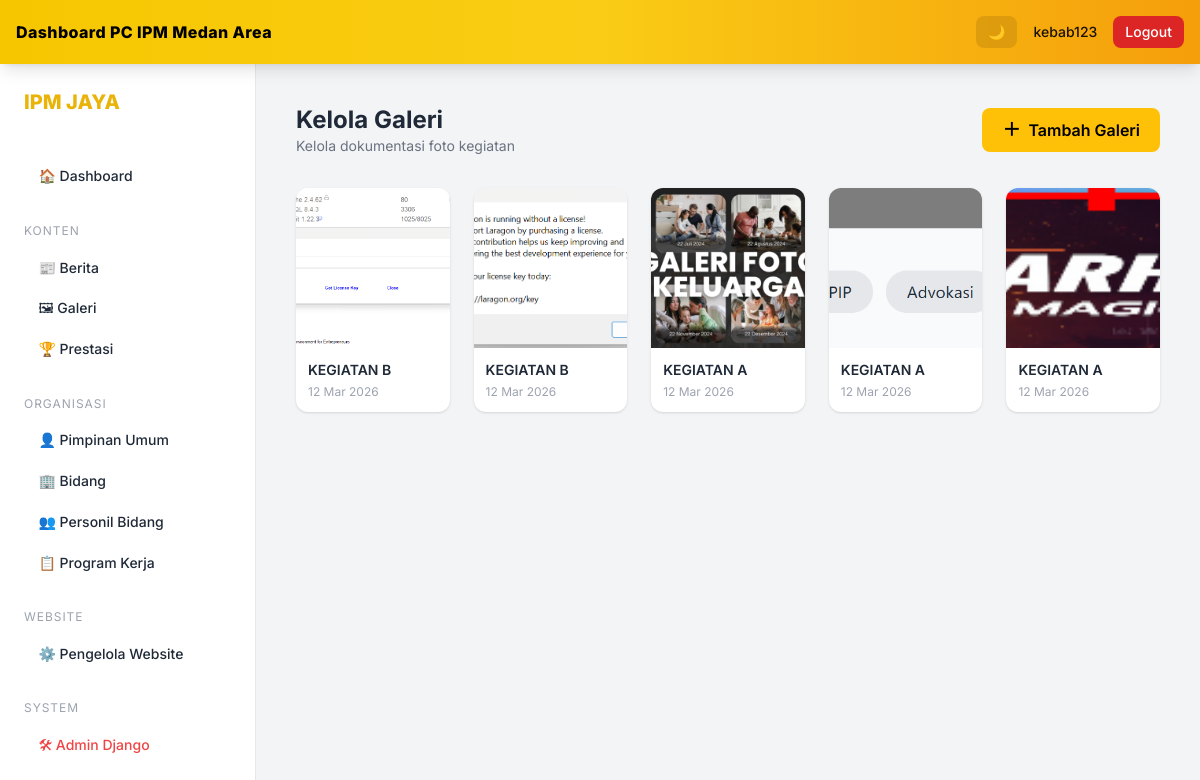
The page /editor/galeri/ (signed in) on the database its author committed.
### blog/models.py (models this page shows, shortened)
class Galeri(models.Model):
    kategori = models.ForeignKey(
        GaleriKategori,
        on_delete=models.CASCADE,
        related_name='galeri',
        null=True,
        blank=True
    )
    judul = models.CharField(max_length=150)
    foto = models.ImageField(upload_to='galeri/')
    created_at = models.DateTimeField(auto_now_add=True)

### blog/views_editor.py (the view)
@login_required
def editor_galeri(request):
    if not editor_only(request.user):
        return HttpResponseForbidden("Tidak punya akses")
    galeri_qs = Galeri.objects.select_related('kategori').order_by('-created_at')
    kategori_list = GaleriKategori.objects.all()
    kategori_id = request.GET.get('kategori')
    if kategori_id:
        galeri_qs = galeri_qs.filter(kategori_id=kategori_id)
    return render(
        request,
        'editor/galeri/galeri_list.html',
        {
            'galeri_list': galeri_qs,
            'kategori_list': kategori_list,
            'kategori_aktif': kategori_id,
        }
    )

### blog/context_processors.py (called while the page is built)
def global_user_role(request):
    user = request.user
    return {
        'is_editor': (
            user.is_authenticated and
            user.groups.filter(name__in=['Dewa', 'admin']).exists()
        ),
        'is_dewa': (
            user.is_authenticated and
            user.groups.filter(name='Dewa').exists()
        ),
    }

### blog/views_editor.py (called while the page is built)
def editor_only(user):
    return (
        user.is_authenticated and
        user.groups.filter(name__in=['Dewa', 'admin']).exists()
    )

### templates/editor/galeri/galeri_list.html (shortened to what this page needs)
{% extends "editor/base_editor.html" %}
{% block content %}
<div class="max-w-7xl">
<div class="flex flex-col md:flex-row md:items-center md:justify-between gap-4 mb-8">
<div>
<h1 class="text-2xl font-bold text-gray-800">
Kelola Galeri
</h1>
<p class="text-sm text-gray-500">
Kelola dokumentasi foto kegiatan
</p>
</div>
<a href="{% url 'tambah_galeri' %}"
class="inline-flex items-center gap-2
bg-[#FFC107] hover:bg-yellow-500
text-black font-semibold
px-5 py-2 rounded-lg transition">
<span class="text-lg">＋</span>
Tambah Galeri
</a>
</div>
{% if galeri_list %}
<div class="grid grid-cols-2 sm:grid-cols-3 md:grid-cols-4 lg:grid-cols-5 xl:grid-cols-6 gap-6">
{% for g in galeri_list %}
<div class="group bg-white rounded-xl shadow hover:shadow-lg transition overflow-hidden">
<div class="relative">
</div>
<div class="p-3">
<p class="text-sm font-semibold text-gray-800 truncate">
{{ g.judul }}
</p>
{% if g.created_at %}
<p class="text-xs text-gray-400 mt-1">
{{ g.created_at|date:"d M Y" }}
</p>
{% endif %}
</div>
</div>
{% endfor %}
</div>
{% endif %}
</div>
{% endblock %}

### templates/editor/base_editor.html (shortened to what this page needs)
{% load static %}
<!DOCTYPE html>
<html lang="id" class="scroll-smooth">
<head>
<script src="https://cdn.tailwindcss.com"></script>
</head>
<body class="bg-gray-100 dark:bg-slate-900 text-gray-800 dark:text-gray-100 transition-colors duration-300">
<header class="fixed top-0 inset-x-0 h-16 z-50
               bg-gradient-to-r from-[#F6C700] via-yellow-400 to-amber-500
               shadow-lg">
<div class="h-full max-w-7xl mx-auto px-4 flex items-center justify-between text-black">
<div class="flex items-center gap-3">
<div class="font-extrabold tracking-wide">
Dashboard PC IPM Medan Area
</div>
</div>
<div class="flex items-center gap-4 text-sm font-medium">
<button id="darkToggle"
class="px-3 py-1.5 rounded-lg bg-black/10 hover:bg-black/20 transition">
🌙
</button>
<span class="hidden sm:inline opacity-90">
{{ request.user.username }}
</span>
<a href="{% url 'logout' %}"
class="px-3 py-1.5 rounded-lg bg-red-600 hover:bg-red-700 text-white transition">
Logout
</a>
</div>
</div>
</header>
<div class="flex pt-16 min-h-screen">
<aside id="sidebar"
class="fixed md:relative
       w-64 bg-white dark:bg-slate-800
       border-r dark:border-slate-700
       min-h-screen p-6
       transform -translate-x-full md:translate-x-0
       transition duration-300 z-40">
<div class="mb-10">
<h1 class="text-xl font-extrabold text-yellow-500">
IPM JAYA
</h1>
</div>
<nav class="space-y-6 text-sm">
<a href="{% url 'editor_dashboard' %}" class="nav">
🏠 Dashboard
</a>
<div>
<p class="section-title">
Konten
</p>
<a href="{% url 'semua_berita' %}" class="nav">
📰 Berita
</a>
<a href="{% url 'editor_galeri' %}" class="nav">
🖼 Galeri
</a>
<a href="{% url 'editor_prestasi' %}" class="nav">
🏆 Prestasi
</a>
</div>
<div>
<p class="section-title">
Organisasi
</p>
<a href="{% url 'editor_pimpinan' %}" class="nav">
👤 Pimpinan Umum
</a>
<a href="{% url 'editor_bidang' %}" class="nav">
🏢 Bidang
</a>
<a href="{% url 'editor_personil_bidang' %}" class="nav">
👥 Personil Bidang
</a>
<a href="{% url 'editor_program_kerja' %}" class="nav">
📋 Program Kerja
</a>
</div>
<div>
<p class="section-title">
Website
</p>
<a href="{% url 'editor_pengelola' %}" class="nav">
⚙️ Pengelola Website
</a>
</div>
<div>
<p class="section-title">
System
</p>
{% if request.user.is_superuser %}
<a href="/admin/" class="nav text-red-500">
🛠 Admin Django
</a>
{% endif %}
</div>
</nav>
</aside>
<main class="flex-1 p-6 md:p-10">
{% block content %}{% endblock %}
</main>
</div>
</body>
</html>

### templates/editor/base_editor.html (style rules this page uses)
body { font-family:'Inter',sans-serif; }
.section-title { font-size:.75rem; text-transform:uppercase; letter-spacing:.08em; color:#9ca3af; margin-bottom:.4rem; }
.nav { display:flex; align-items:center; gap:.6rem; padding:.65rem .9rem; border-radius:.7rem; font-weight:500; transition:.25s; }

### rows shown on the page
Galeri: judul "KEGIATAN B", created_at "12 Mar 2026"
Galeri: judul "KEGIATAN B", created_at "12 Mar 2026"
Galeri: judul "KEGIATAN A", created_at "12 Mar 2026"
Galeri: judul "KEGIATAN A", created_at "12 Mar 2026"
Galeri: judul "KEGIATAN A", created_at "12 Mar 2026"

### other values the page prints
{{ request.user.username }} "kebab123"
